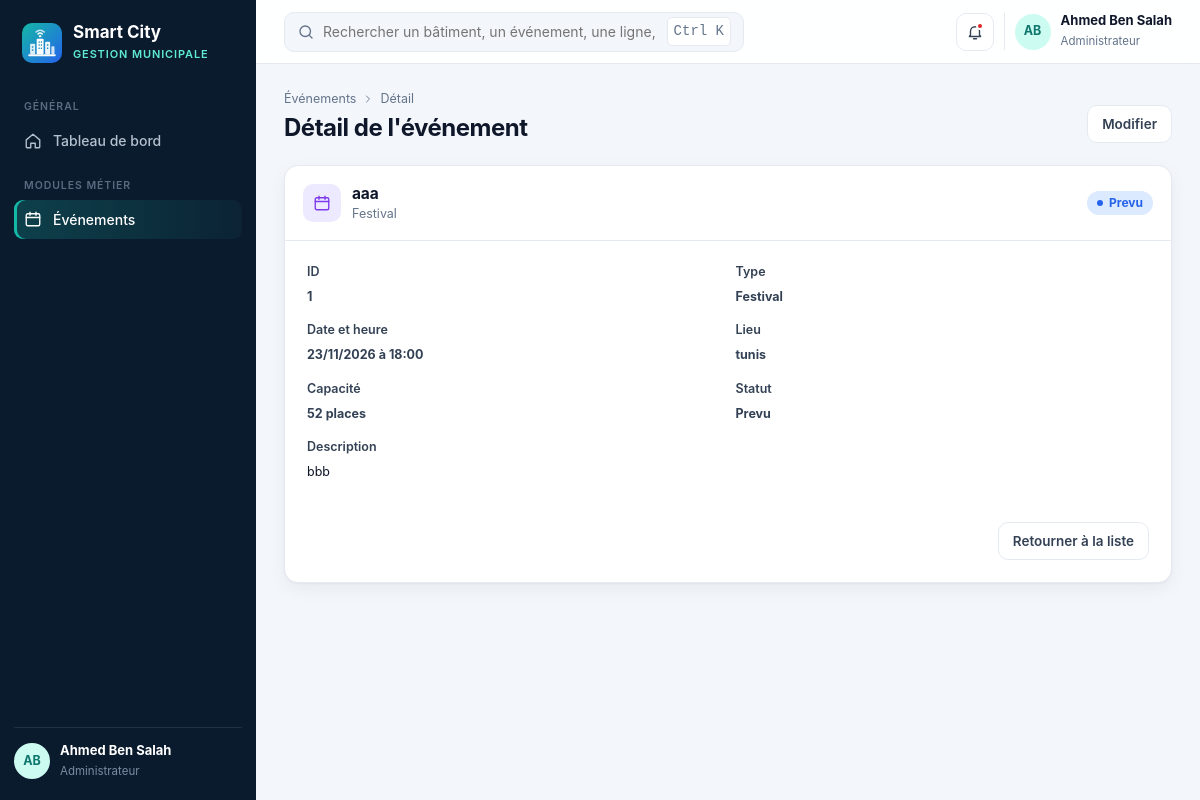
Screenshot of /evenements/detail_evenement/1/ with the database file from the repository.
### EvenementsApp/models.py (models this page shows)
class Evenement(models.Model):
    id_evenement = models.IntegerField(primary_key=True)
    nom = models.CharField(max_length=20, null=False, blank=False)
    description = models.TextField()
    type = models.CharField(max_length=20, choices=[('cul','Culturel'), ('s','Sportif'), ('conf','Conference'), ('r','Reunion'), ('f','Festival'), ('a','Autre')])
    date_heure = models.DateTimeField(null=False, blank=False)
    lieu = models.CharField(max_length=20, null=False, blank=False)
    capacite = models.PositiveIntegerField(null=False, blank=False)
    statut = models.CharField(max_length=20, choices=[('p','Prevu'), ('EC','En_cours'), ('t','Termine'), ('a','Annule')])

### EvenementsApp/views.py (the view)
# urls.py: path('detail_evenement/<int:pk>/', Detail_Evenement.as_view(), name='detail_evenement'),
class Detail_Evenement(DetailView):
    model=Evenement
    template_name='evenement/detail.html'

### templates/evenement/detail.html (shortened to what this page needs)
{% extends "base.html" %}
{% block content %}
<div class="page-head">
  <div><div class="crumbs"><a href="{% url 'Evenement:liste_evenement' %}">Événements</a> <svg class="i" style="width:12px;height:12px" viewBox="0 0 24 24"><path d="m9 6 6 6-6 6"/></svg> <span>Détail</span></div><h1>Détail de l'événement</h1></div>
  <div class="actions"><a class="btn" href="{% url 'Evenement:update_evenement' pk=evenement.id_evenement %}">Modifier</a></div>
</div>
<div class="card panel">
  <div class="panel-head"><div class="cell-main"><span class="thumb c-violet"><svg class="i" viewBox="0 0 24 24"><rect x="3" y="5" width="18" height="16" rx="2"/><path d="M3 10h18M8 3v4M16 3v4"/></svg></span><div><h2>{{ evenement.nom }}</h2><p>{{ evenement.get_type_display }}</p></div></div><span class="badge s-{{ evenement.statut }}">{{ evenement.get_statut_display }}</span></div>
  <div class="form-grid" style="padding:22px">
    <div class="f"><span>ID</span><strong>{{ evenement.id_evenement }}</strong></div>
    <div class="f"><span>Type</span><strong>{{ evenement.get_type_display }}</strong></div>
    <div class="f"><span>Date et heure</span><strong>{{ evenement.date_heure|date:"d/m/Y à H:i" }}</strong></div>
    <div class="f"><span>Lieu</span><strong>{{ evenement.lieu }}</strong></div>
    <div class="f"><span>Capacité</span><strong>{{ evenement.capacite }} places</strong></div>
    <div class="f"><span>Statut</span><strong>{{ evenement.get_statut_display }}</strong></div>
    <div class="f full"><span>Description</span><p style="color:var(--ink);font-weight:400">{{ evenement.description|default:"Aucune description." }}</p></div>
  </div>
  <div class="form-actions" style="padding:0 22px 22px"><a class="btn" href="{% url 'Evenement:liste_evenement' %}">Retourner à la liste</a></div>
</div>
{% endblock %}

### static/css/style.css (style rules this page uses)
:root { --bg:#f3f6fa; --card:#fff; --ink:#0f172a; --ink-2:#334155; --muted:#64748b; --line:#e5eaf1; --primary:#0d9488; --primary-d:#0f766e; --primary-l:#ccfbf1; --blue:#2563eb; --blue-l:#dbeafe; --green:#16a34a; --green-l:#dcfce7; --orange:#d97706; --orange-l:#fef3c7; --red:#dc2626; --red-l:#fee2e2; --violet:#7c3aed; --violet-l:#ede9fe; --gray:#64748b; --gray-l:#f1f5f9; --side:#0b1b2e; --side-2:#13293f; --radius:14px; --shadow:0 1px 2px rgba(15,23,42,.04),0 6px 18px rgba(15,23,42,.05); }
* { box-sizing:border-box;margin:0;padding:0 }
body { font-family:"Inter","Segoe UI",system-ui,-apple-system,Roboto,Arial,sans-serif;background:var(--bg);color:var(--ink);font-size:14px;line-height:1.5;-webkit-font-smoothing:antialiased }
a { color:inherit;text-decoration:none }
svg.i { width:18px;height:18px;fill:none;stroke:currentColor;stroke-width:1.8;stroke-linecap:round;stroke-linejoin:round;flex-shrink:0 }
h1,h2,h3 { letter-spacing:-.01em }
.page-head { display:flex;align-items:flex-end;justify-content:space-between;gap:16px;flex-wrap:wrap;margin-bottom:22px }
.crumbs { font-size:12.5px;color:var(--muted);margin-bottom:4px;display:flex;gap:6px;align-items:center }
.page-head h1 { font-size:24px;letter-spacing:-.02em;line-height:1.25 }
.actions { display:flex;gap:8px;flex-wrap:wrap;align-items:center }
.btn { display:inline-flex;align-items:center;justify-content:center;gap:7px;height:38px;padding:0 14px;border-radius:10px;border:1px solid var(--line);background:#fff;font:inherit;font-weight:600;font-size:13.5px;color:var(--ink-2);cursor:pointer;white-space:nowrap;transition:.15s }
.card { background:var(--card);border:1px solid var(--line);border-radius:var(--radius);box-shadow:var(--shadow) }
.c-violet { background:var(--violet-l);color:var(--violet) }
.panel { margin-bottom:16px;overflow:hidden }
.panel-head { display:flex;align-items:center;justify-content:space-between;gap:10px;padding:16px 18px;border-bottom:1px solid var(--line) }
.panel-head h2 { font-size:15.5px;display:flex;align-items:center;gap:9px }
.panel-head p { color:var(--muted);font-size:12.5px }
.cell-main { display:flex;align-items:center;gap:11px }
.thumb { width:38px;height:38px;border-radius:10px;display:grid;place-items:center;flex-shrink:0;font-size:10px;font-weight:800 }
.badge { display:inline-flex;align-items:center;gap:6px;padding:3px 10px;border-radius:20px;font-size:12px;font-weight:650 }
.badge::before { content:"";width:6px;height:6px;border-radius:50%;background:currentColor }
.s-p { background:var(--blue-l);color:var(--blue) }
.form-grid { display:grid;grid-template-columns:1fr 1fr;gap:15px }
.form-grid .full { grid-column:1/-1 }
label.f,div.f { display:grid;align-content:start;gap:6px;font-size:12.5px;font-weight:600;color:var(--ink-2) }
.form-actions { display:flex;justify-content:flex-end;gap:8px;margin-top:18px }

### rows the page displays
Evenement: nom "aaa", type "Festival", statut "Prevu", id_evenement "1", date_heure "23/11/2026 à 18:00", lieu "tunis", capacite "52", description "bbb"
